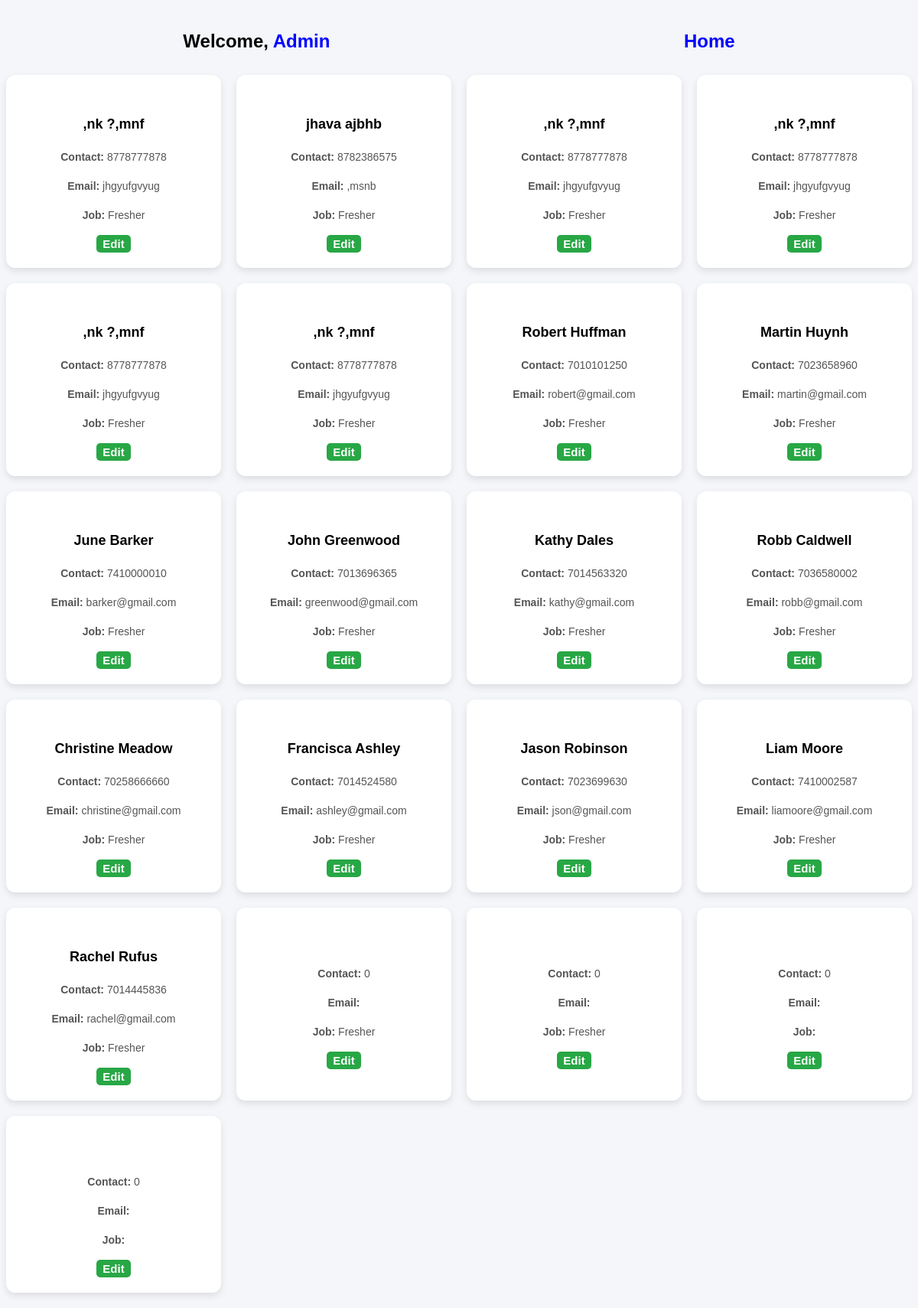
Screenshot of /studentdetail.php (signed in) with the database file from the repository.
### tables this page shows
CREATE TABLE `studenttables` (
  `Eno` bigint(20) NOT NULL,
  `FName` varchar(30) NOT NULL,
  `LName` varchar(30) NOT NULL,
  `FaName` varchar(30) NOT NULL,
  `Addrs` text NOT NULL,
  `Gender` varchar(6) NOT NULL,
  `Course` varchar(20) NOT NULL,
  `DOB` date NOT NULL,
  `PhNo` bigint(10) NOT NULL,
  `Pass` varchar(20) NOT NULL,
  `Eid` varchar(50) NOT NULL,
  `Job` varchar(25) NOT NULL
);

### studentdetail.php (the view, shortened to what this page needs)
<?php
include("database.php");
?>
<!DOCTYPE html>
<html lang="en">
<head>
</head>
<body>
    <div class="admin-container">
        <div class="container" style="display:flex;justify-content:space-around">
        <h2 class="admin-header">Welcome, <a href="welcomeadmin.php">Admin</a></h2>
        <h2 class="admin-header"><a href="welcomeadmin.php">Home</a></h2>
        </div>
        <div class="student-grid">
            <?php
            $sql = "SELECT * FROM studenttables";
            $result = mysqli_query($connect, $sql);
            while ($row = mysqli_fetch_assoc($result)) {
            ?>
                <div class="card">
                    <h4><?= htmlspecialchars($row['FName'] . " " . $row['LName']) ?></h4>
                    <p><strong>Contact:</strong> <?= htmlspecialchars($row['PhNo']) ?></p>
                    <p><strong>Email:</strong> <?= htmlspecialchars($row['Eid']) ?></p>
                    <p><strong>Job:</strong> <?= htmlspecialchars($row['Job']) ?></p>
                    <div class="btn-group">
                        <a href="updatestudent.php?eno=<?= $row['Eno'] ?>" class="btn-edit">
                             Edit
                        </a>
                    </div>
                </div>
            <?php } ?>
        </div>
    </div>
<?php include('allfoot.php'); ?>
</body>
</html>

### studentdetail.php (style rules this page uses)
body { background-color: #f4f6f9; font-family: 'Arial', sans-serif; }
.admin-container { max-width: 1200px; margin: 20px auto; text-align: center; }
.admin-header { font-weight: bold; margin-bottom: 30px; }
.container a { text-decoration:none; color:blue; }
.student-grid { display: grid; grid-template-columns: repeat(auto-fit, minmax(250px, 1fr)); gap: 20px; justify-content: center; }
.card { background: white; padding: 20px; border-radius: 12px; box-shadow: 0px 4px 10px rgba(0, 0, 0, 0.1); transition: transform 0.3s ease, box-shadow 0.3s ease; display: flex; flex-direction: column; align-items: center; text-align: center; position: relative; }
.card h4 { font-size: 18px; margin-bottom: 10px; }
.card p { font-size: 14px; color: #555; margin-bottom: 8px; }
.btn-group { margin-top: 10px; }
.btn-edit { padding: 3px 8px; border-radius: 5px; font-size: 15px; font-weight: bold; text-decoration: none; display: inline-block; }
.btn-edit { background-color: #28a745; color: white; }

### rows the page displays
studenttables: FName+LName ",nk ?,mnf", PhNo "8778777878", Eid "jhgyufgvyug", Job "Fresher"
studenttables: FName+LName "jhava ajbhb", PhNo "8782386575", Eid ",msnb", Job "Fresher"
studenttables: FName+LName ",nk ?,mnf", PhNo "8778777878", Eid "jhgyufgvyug", Job "Fresher"
studenttables: FName+LName ",nk ?,mnf", PhNo "8778777878", Eid "jhgyufgvyug", Job "Fresher"
studenttables: FName+LName ",nk ?,mnf", PhNo "8778777878", Eid "jhgyufgvyug", Job "Fresher"
studenttables: FName+LName ",nk ?,mnf", PhNo "8778777878", Eid "jhgyufgvyug", Job "Fresher"
studenttables: FName+LName "Robert Huffman", PhNo "7010101250", Eid "robert@gmail.com", Job "Fresher"
studenttables: FName+LName "Martin Huynh", PhNo "7023658960", Eid "martin@gmail.com", Job "Fresher"
studenttables: FName+LName "June Barker", PhNo "7410000010", Eid "barker@gmail.com", Job "Fresher"
studenttables: FName+LName "John Greenwood", PhNo "7013696365", Eid "greenwood@gmail.com", Job "Fresher"
studenttables: FName+LName "Kathy Dales", PhNo "7014563320", Eid "kathy@gmail.com", Job "Fresher"
studenttables: FName+LName "Robb Caldwell", PhNo "7036580002", Eid "robb@gmail.com", Job "Fresher"
studenttables: FName+LName "Christine Meadow", PhNo "70258666660", Eid "christine@gmail.com", Job "Fresher"
studenttables: FName+LName "Francisca Ashley", PhNo "7014524580", Eid "ashley@gmail.com", Job "Fresher"
studenttables: FName+LName "Jason Robinson", PhNo "7023699630", Eid "json@gmail.com", Job "Fresher"
studenttables: FName+LName "Liam Moore", PhNo "7410002587", Eid "liamoore@gmail.com", Job "Fresher"
studenttables: FName+LName "Rachel Rufus", PhNo "7014445836", Eid "rachel@gmail.com", Job "Fresher"
studenttables: PhNo "0", Job "Fresher"
studenttables: PhNo "0", Job "Fresher"
studenttables: PhNo "0"
studenttables: PhNo "0"
